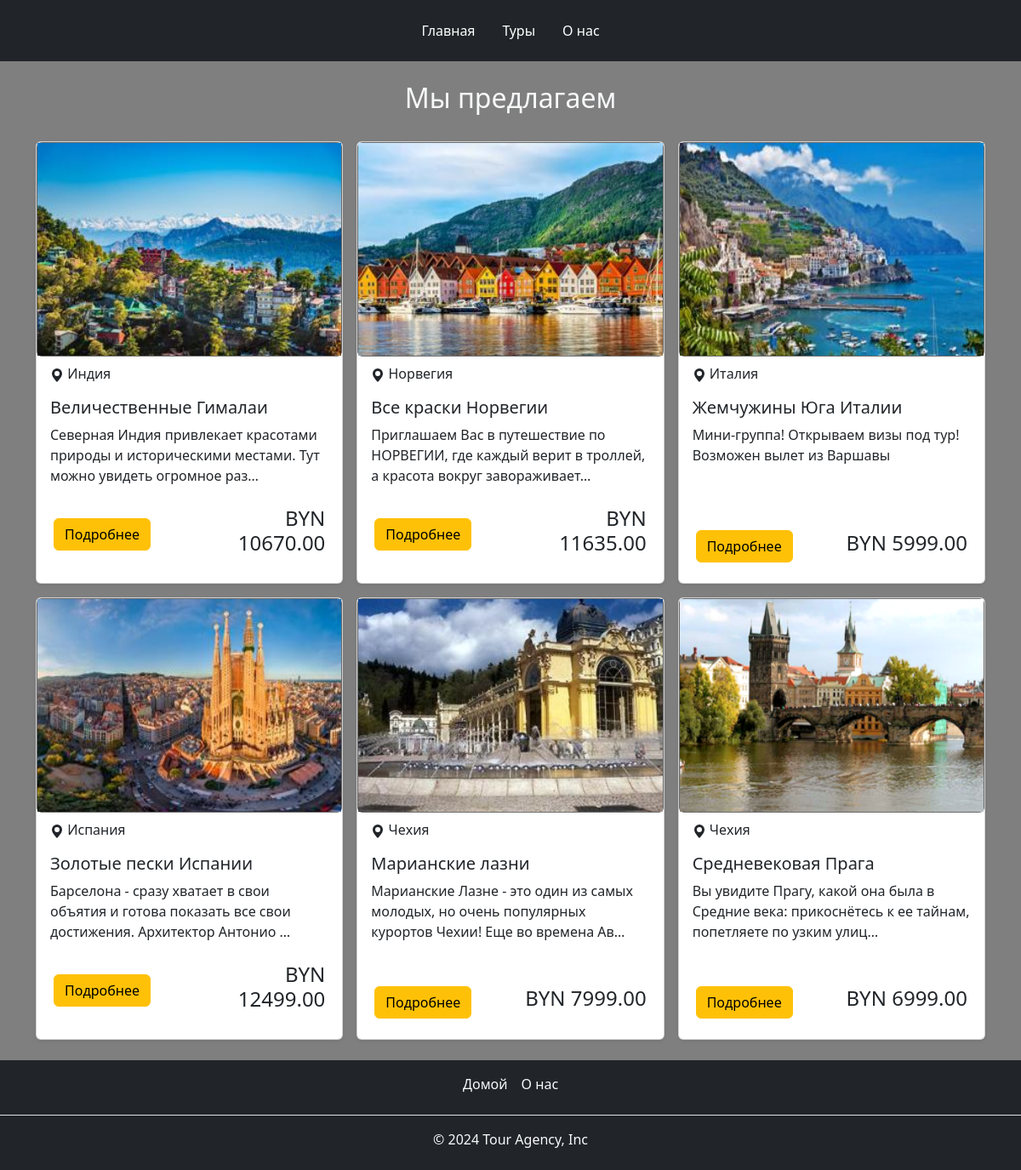
Screenshot of /catalog/tours/ with the database file from the repository.
### catalog/models.py (models this page shows, shortened)
class Tour(models.Model):
    name = models.CharField(max_length=200, verbose_name="Tour name")
    category = models.ForeignKey(Category, on_delete=models.CASCADE, related_name="tours")
    price = models.DecimalField(verbose_name="Price", max_digits=10, decimal_places=2)
    destination = models.ForeignKey(Country, on_delete=models.CASCADE, related_name="tours")
    city = models.CharField(verbose_name="City", max_length=50, null=True, blank=True)
    description = models.TextField(verbose_name="Description", null=True, blank=True)
    duration = models.IntegerField(verbose_name="Duration", null=True, blank=True)
    is_family = models.BooleanField(verbose_name="Family", null=True, blank=True, default=False)
    is_visa = models.BooleanField(verbose_name="Visa", null=True, blank=True)
    image = models.ImageField(
        verbose_name="Image",
        upload_to="products/%Y/%m/%d",
        blank=True,
        default="default_trip.png"
    )
    created_at = models.DateTimeField(auto_now_add=True)
    updated_at = models.DateTimeField(auto_now=True)
    slug = models.SlugField(max_length=100, unique=True)
    def get_absolute_url(self):
        return reverse("catalog:tour_detail", kwargs={"tour_slug": self.slug})
    class Meta:
        verbose_name = "Tour"
        verbose_name_plural = "Tours"
        ordering = ["name"]

class Country(models.Model):
    name = models.CharField(max_length=100)
    class Meta:
        verbose_name = "Country"
        verbose_name_plural = "Countries"

### catalog/views.py (the view)
# urls.py: path("tours/", TourListView.as_view(), name="tour_list"),
class TourListView(ListView):
    model = Tour
    template_name = "tours.html"
    context_object_name = "tours"
    def get_context_data(self, **kwargs):
        context = super(TourListView, self).get_context_data(**kwargs)
        context["title"] = "Tour Agency - Список туров"
        return context

### catalog/templates/tours.html
{% extends 'base.html' %}
{% block content %}
    <div class="d-flex justify-content-center text-center text-light mt-4">
        <h2>Мы предлагаем</h2>
    </div>
    <div class="album py-4">
        <div class="container">
            <div class="row row-cols-1 row-cols-sm-2 row-cols-md-3 g-3">
                {% for tour in tours %}
                    <div class="col">
                        <div class="card shadow-sm h-100">
                            <div class="card" style="background-color: gray">
                                <div class="d-flex flex-column">
                                    <img alt="#" class="img-responsive" src="{{ tour.image.url }}"
                                         style="width: 100%; height: 250px"/>
                                </div>
                            </div>
                            <div class="row mt-2 ms-1" >
                                <div class="col">
                                    <svg xmlns="http://www.w3.org/2000/svg" width="16" height="16" fill="currentColor"
                                         class="bi bi-geo-alt-fill" viewBox="0 0 16 16">
                                        <path d="M8 16s6-5.686 6-10A6 6 0 0 0 2 6c0 4.314 6 10 6 10m0-7a3 3 0 1 1 0-6 3 3 0 0 1 0 6"/>
                                    </svg>
                                    <span>{{ tour.destination.name }}</span>
                                </div>
                            </div>
                            <div class="card-body">
                                <h5 class="card-title">{{ tour.name }}</h5>
                                <p class="card-text">{{ tour.description|truncatechars:100 }}</p>
                            </div>
                            <div class="row d-flex align-items-center m-2 mb-4">
                                <div class="col" style="padding-right: 0px;">
                                    <button class="btn btn-warning" onclick="window.location.href='{{ tour.get_absolute_url }}'">Подробнее</button>
                                </div>
                                <div class="col text-end">
                                    <h4>BYN {{ tour.price }}</h4>
                                </div>
                            </div>
                        </div>
                    </div>
                {% endfor %}
            </div>
        </div>
    </div>
{% endblock %}

### templates/base.html (style rules this page uses)
body { background: linear-gradient(rgba(0, 0, 0, 0.5), rgba(0, 0, 0, 0.5)), url('https://blog-cdn.el.olx.com.pk/wp-content/uploads/2022/04/29150834/Roadtrip.jpg') no-repeat center center fixed; background-size: cover; }

### rows the page displays
Tour: image (picture), destination.name "Индия", name "Величественные Гималаи", description "Северная Индия привлекает красотами природы и историческими местами. Тут можно увидеть огромное раз…", price "10670.00"
Tour: image (picture), destination.name "Норвегия", name "Все краски Норвегии", description "Приглашаем Вас в путешествие по НОРВЕГИИ, где каждый верит в троллей, а красота вокруг завораживает…", price "11635.00"
Tour: image (picture), destination.name "Италия", name "Жемчужины Юга Италии", description "Мини-группа! Открываем визы под тур! Возможен вылет из Варшавы", price "5999.00"
Tour: image (picture), destination.name "Испания", name "Золотые пески Испании", description "Барселона - сразу хватает в свои объятия и готова показать все свои достижения. Архитектор Антонио …", price "12499.00"
Tour: image (picture), destination.name "Чехия", name "Марианские лазни", description "Марианские Лазне - это один из самых молодых, но очень популярных курортов Чехии! Еще во времена Ав…", price "7999.00"
Tour: image (picture), destination.name "Чехия", name "Средневековая Прага", description "Вы увидите Прагу, какой она была в Средние века: прикоснётесь к ее тайнам, попетляете по узким улиц…", price "6999.00"
